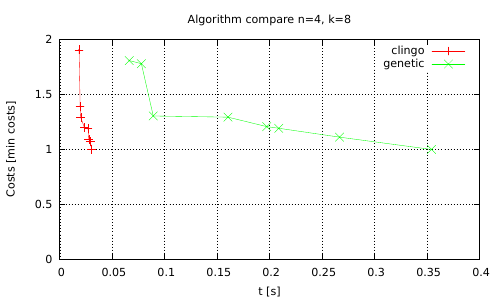

Write the gnuplot code that produced this figure.
prefix='algorithmCompare.n4.k8'
set grid

set title "Algorithm compare n=4, k=8"
set ylabel "Costs [min costs]" 
set yrange [0:2]
set xlabel "t [s]" 
plot \
        prefix.".clingo.dat" using 1:2 title 'clingo' with linespoints,\
        prefix.".genetic.dat" using 1:2 title 'genetic' with linespoints
set terminal pdfcairo
set output prefix.'.pdf'
replot

